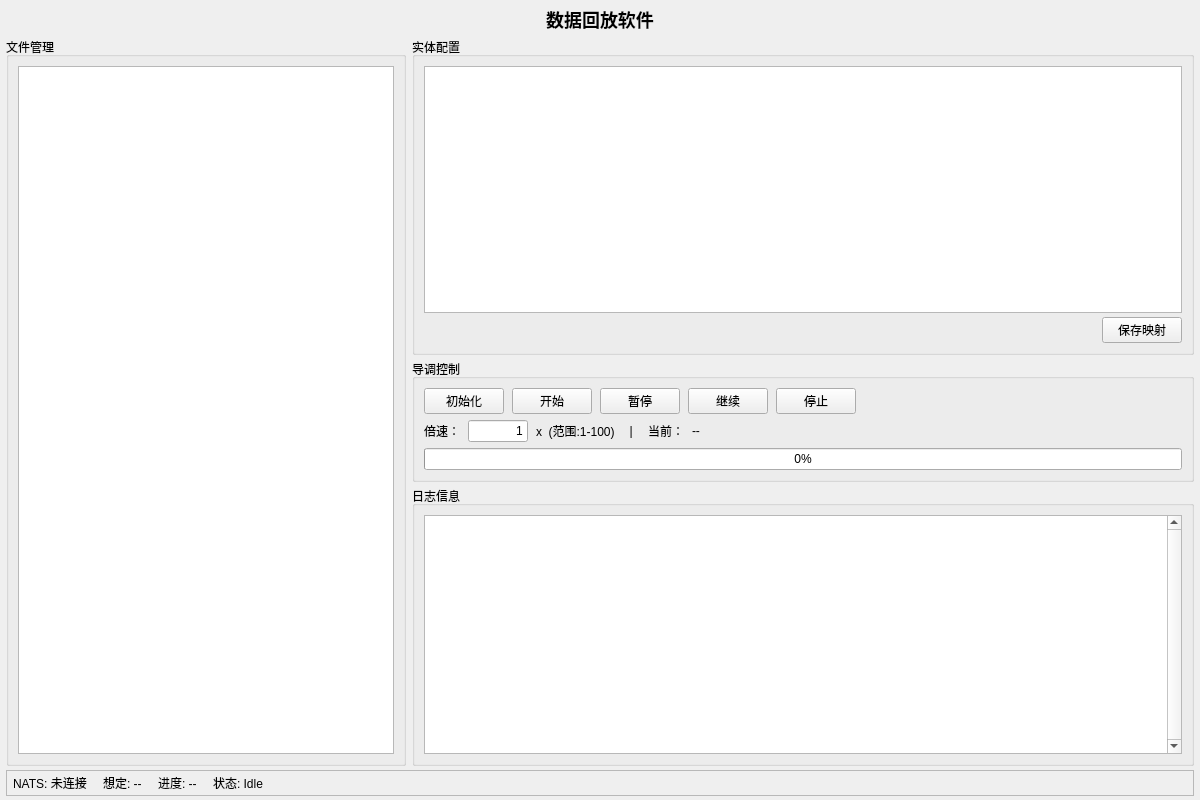
<?xml version="1.0" encoding="UTF-8"?>
<ui version="4.0">
 <class>DataReplayWidget</class>
 <widget class="QWidget" name="DataReplayWidget">
  <property name="geometry">
   <rect>
    <x>0</x>
    <y>0</y>
    <width>1200</width>
    <height>800</height>
   </rect>
  </property>
  <property name="minimumSize">
   <size>
    <width>900</width>
    <height>600</height>
   </size>
  </property>
  <property name="windowTitle">
   <string>数据回放软件</string>
  </property>
  <layout class="QVBoxLayout" name="verticalLayout_Main">
   <property name="spacing">
    <number>4</number>
   </property>
   <property name="leftMargin">
    <number>6</number>
   </property>
   <property name="topMargin">
    <number>6</number>
   </property>
   <property name="rightMargin">
    <number>6</number>
   </property>
   <property name="bottomMargin">
    <number>4</number>
   </property>
   <item>
    <widget class="QLabel" name="label_Title">
     <property name="text">
      <string>&lt;h2&gt;数据回放软件&lt;/h2&gt;</string>
     </property>
     <property name="alignment">
      <set>Qt::AlignCenter</set>
     </property>
    </widget>
   </item>
   <item>
    <layout class="QHBoxLayout" name="horizontalLayout_Main">
     <property name="spacing">
      <number>6</number>
     </property>
     <item>
      <widget class="QGroupBox" name="groupBox_FileMgr">
       <property name="sizePolicy">
        <sizepolicy hsizetype="Preferred" vsizetype="Expanding">
         <horstretch>0</horstretch>
         <verstretch>0</verstretch>
        </sizepolicy>
       </property>
       <property name="minimumSize">
        <size>
         <width>280</width>
         <height>0</height>
        </size>
       </property>
       <property name="maximumSize">
        <size>
         <width>400</width>
         <height>16777215</height>
        </size>
       </property>
       <property name="title">
        <string>文件管理</string>
       </property>
       <layout class="QVBoxLayout" name="verticalLayout_FileMgr">
        <property name="spacing">
         <number>4</number>
        </property>
        <item>
         <widget class="QTreeView" name="treeView_Scenario">
          <property name="editTriggers">
           <set>QAbstractItemView::NoEditTriggers</set>
          </property>
          <property name="selectionMode">
           <enum>QAbstractItemView::SingleSelection</enum>
          </property>
          <property name="selectionBehavior">
           <enum>QAbstractItemView::SelectRows</enum>
          </property>
          <property name="uniformRowHeights">
           <bool>true</bool>
          </property>
          <property name="headerHidden">
           <bool>true</bool>
          </property>
         </widget>
        </item>
       </layout>
      </widget>
     </item>
     <item>
      <layout class="QVBoxLayout" name="verticalLayout_Right">
       <property name="spacing">
        <number>4</number>
       </property>
       <item>
        <widget class="QGroupBox" name="groupBox_Entities">
         <property name="sizePolicy">
          <sizepolicy hsizetype="Expanding" vsizetype="Expanding">
           <horstretch>0</horstretch>
           <verstretch>0</verstretch>
          </sizepolicy>
         </property>
         <property name="title">
          <string>实体配置</string>
         </property>
         <layout class="QVBoxLayout" name="verticalLayout_Entities">
          <property name="spacing">
           <number>4</number>
          </property>
          <item>
           <widget class="QTableView" name="tableView_Entities">
            <property name="editTriggers">
             <set>QAbstractItemView::DoubleClicked</set>
            </property>
            <property name="alternatingRowColors">
             <bool>true</bool>
            </property>
            <property name="selectionMode">
             <enum>QAbstractItemView::SingleSelection</enum>
            </property>
            <property name="selectionBehavior">
             <enum>QAbstractItemView::SelectRows</enum>
            </property>
            <property name="verticalScrollMode">
             <enum>QAbstractItemView::ScrollPerPixel</enum>
            </property>
            <attribute name="horizontalHeaderStretchLastSection">
             <bool>true</bool>
            </attribute>
           </widget>
          </item>
          <item>
           <layout class="QHBoxLayout" name="horizontalLayout_SaveMapping">
            <item>
             <spacer name="horizontalSpacer_SaveMapping">
              <property name="orientation">
               <enum>Qt::Horizontal</enum>
              </property>
              <property name="sizeHint" stdset="0">
               <size>
                <width>40</width>
                <height>20</height>
               </size>
              </property>
             </spacer>
            </item>
            <item>
             <widget class="QPushButton" name="btn_SaveMapping">
              <property name="text">
               <string>保存映射</string>
              </property>
             </widget>
            </item>
           </layout>
          </item>
         </layout>
        </widget>
       </item>
       <item>
        <widget class="QGroupBox" name="groupBox_Control">
         <property name="sizePolicy">
          <sizepolicy hsizetype="Expanding" vsizetype="Maximum">
           <horstretch>0</horstretch>
           <verstretch>0</verstretch>
          </sizepolicy>
         </property>
         <property name="title">
          <string>导调控制</string>
         </property>
         <layout class="QVBoxLayout" name="verticalLayout_Control">
          <property name="spacing">
           <number>6</number>
          </property>
          <item>
           <layout class="QHBoxLayout" name="horizontalLayout_Buttons">
            <property name="spacing">
             <number>8</number>
            </property>
            <item>
             <widget class="QPushButton" name="btn_Init">
              <property name="text">
               <string>初始化</string>
              </property>
             </widget>
            </item>
            <item>
             <widget class="QPushButton" name="btn_Start">
              <property name="text">
               <string>开始</string>
              </property>
             </widget>
            </item>
            <item>
             <widget class="QPushButton" name="btn_Pause">
              <property name="text">
               <string>暂停</string>
              </property>
             </widget>
            </item>
            <item>
             <widget class="QPushButton" name="btn_Resume">
              <property name="text">
               <string>继续</string>
              </property>
             </widget>
            </item>
            <item>
             <widget class="QPushButton" name="btn_Stop">
              <property name="text">
               <string>停止</string>
              </property>
             </widget>
            </item>
            <item>
             <spacer name="horizontalSpacer_Buttons">
              <property name="orientation">
               <enum>Qt::Horizontal</enum>
              </property>
              <property name="sizeHint" stdset="0">
               <size>
                <width>40</width>
                <height>20</height>
               </size>
              </property>
             </spacer>
            </item>
           </layout>
          </item>
          <item>
           <layout class="QHBoxLayout" name="horizontalLayout_SpeedProgress">
            <property name="spacing">
             <number>8</number>
            </property>
            <item>
             <widget class="QLabel" name="label_SpeedText">
              <property name="text">
               <string>倍速：</string>
              </property>
             </widget>
            </item>
            <item>
             <widget class="QLineEdit" name="edit_Speed">
              <property name="maximumSize">
               <size>
                <width>60</width>
                <height>16777215</height>
               </size>
              </property>
              <property name="text">
               <string>1</string>
              </property>
              <property name="alignment">
               <set>Qt::AlignRight</set>
              </property>
             </widget>
            </item>
            <item>
             <widget class="QLabel" name="label_SpeedUnit">
              <property name="text">
               <string>x  (范围:1-100)</string>
              </property>
             </widget>
            </item>
            <item>
             <widget class="QLabel" name="label_Separator">
              <property name="text">
               <string>  |  </string>
              </property>
             </widget>
            </item>
            <item>
             <widget class="QLabel" name="label_SimTimeTitle">
              <property name="text">
               <string>当前：</string>
              </property>
             </widget>
            </item>
            <item>
             <widget class="QLabel" name="label_SimTime">
              <property name="minimumSize">
               <size>
                <width>160</width>
                <height>0</height>
               </size>
              </property>
              <property name="text">
               <string>--</string>
              </property>
             </widget>
            </item>
            <item>
             <spacer name="horizontalSpacer_Speed">
              <property name="orientation">
               <enum>Qt::Horizontal</enum>
              </property>
              <property name="sizeHint" stdset="0">
               <size>
                <width>40</width>
                <height>20</height>
               </size>
              </property>
             </spacer>
            </item>
           </layout>
          </item>
          <item>
           <widget class="QProgressBar" name="progressBar">
            <property name="value">
             <number>0</number>
            </property>
            <property name="format">
             <string>%p%</string>
            </property>
           </widget>
          </item>
         </layout>
        </widget>
       </item>
       <item>
        <widget class="QGroupBox" name="groupBox_Log">
         <property name="sizePolicy">
          <sizepolicy hsizetype="Expanding" vsizetype="Expanding">
           <horstretch>0</horstretch>
           <verstretch>0</verstretch>
          </sizepolicy>
         </property>
         <property name="minimumSize">
          <size>
           <width>0</width>
           <height>140</height>
          </size>
         </property>
         <property name="maximumSize">
          <size>
           <width>16777215</width>
           <height>280</height>
          </size>
         </property>
         <property name="title">
          <string>日志信息</string>
         </property>
         <layout class="QVBoxLayout" name="verticalLayout_Log">
          <property name="spacing">
           <number>2</number>
          </property>
          <item>
           <widget class="QTextEdit" name="textEdit_Log">
            <property name="verticalScrollBarPolicy">
             <enum>Qt::ScrollBarAlwaysOn</enum>
            </property>
            <property name="horizontalScrollBarPolicy">
             <enum>Qt::ScrollBarAsNeeded</enum>
            </property>
            <property name="lineWrapMode">
             <enum>QTextEdit::NoWrap</enum>
            </property>
            <property name="readOnly">
             <bool>true</bool>
            </property>
           </widget>
          </item>
         </layout>
        </widget>
       </item>
      </layout>
     </item>
    </layout>
   </item>
   <item>
    <widget class="QFrame" name="frame_StatusBar">
     <property name="sizePolicy">
      <sizepolicy hsizetype="Expanding" vsizetype="Preferred">
       <horstretch>0</horstretch>
       <verstretch>0</verstretch>
      </sizepolicy>
     </property>
     <property name="minimumSize">
      <size>
       <width>0</width>
       <height>24</height>
      </size>
     </property>
     <property name="frameShape">
      <enum>QFrame::StyledPanel</enum>
     </property>
     <property name="frameShadow">
      <enum>QFrame::Sunken</enum>
     </property>
     <layout class="QHBoxLayout" name="horizontalLayout_Status">
      <property name="spacing">
       <number>16</number>
      </property>
      <property name="leftMargin">
       <number>6</number>
      </property>
      <property name="topMargin">
       <number>2</number>
      </property>
      <property name="rightMargin">
       <number>6</number>
      </property>
      <property name="bottomMargin">
       <number>2</number>
      </property>
      <item>
       <widget class="QLabel" name="label_StatusNATS">
        <property name="text">
         <string>NATS: 未连接</string>
        </property>
       </widget>
      </item>
      <item>
       <widget class="QLabel" name="label_StatusScenario">
        <property name="text">
         <string>想定: --</string>
        </property>
       </widget>
      </item>
      <item>
       <widget class="QLabel" name="label_StatusProgress">
        <property name="text">
         <string>进度: --</string>
        </property>
       </widget>
      </item>
      <item>
       <widget class="QLabel" name="label_StatusState">
        <property name="text">
         <string>状态: Idle</string>
        </property>
       </widget>
      </item>
      <item>
       <spacer name="horizontalSpacer_Status">
        <property name="orientation">
         <enum>Qt::Horizontal</enum>
        </property>
        <property name="sizeHint" stdset="0">
         <size>
          <width>40</width>
          <height>20</height>
         </size>
        </property>
       </spacer>
      </item>
     </layout>
    </widget>
   </item>
  </layout>
 </widget>
 <resources/>
 <connections/>
</ui>
